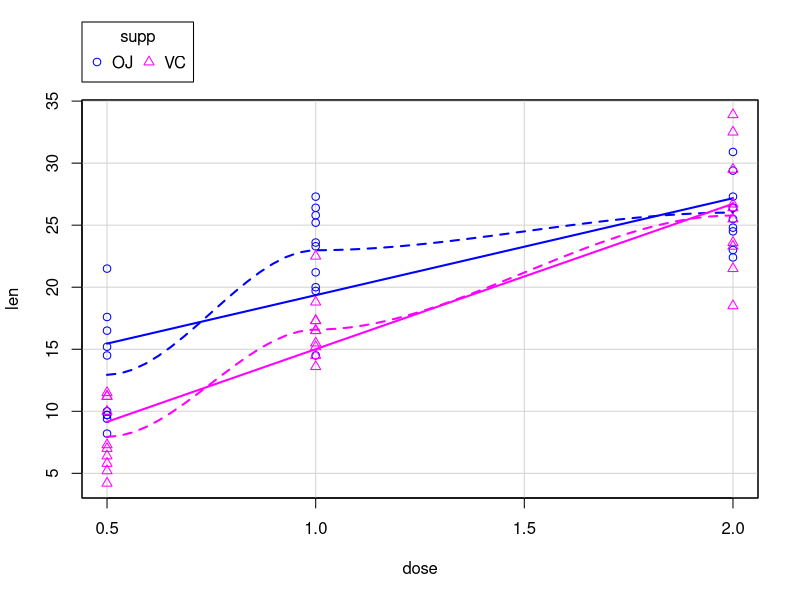
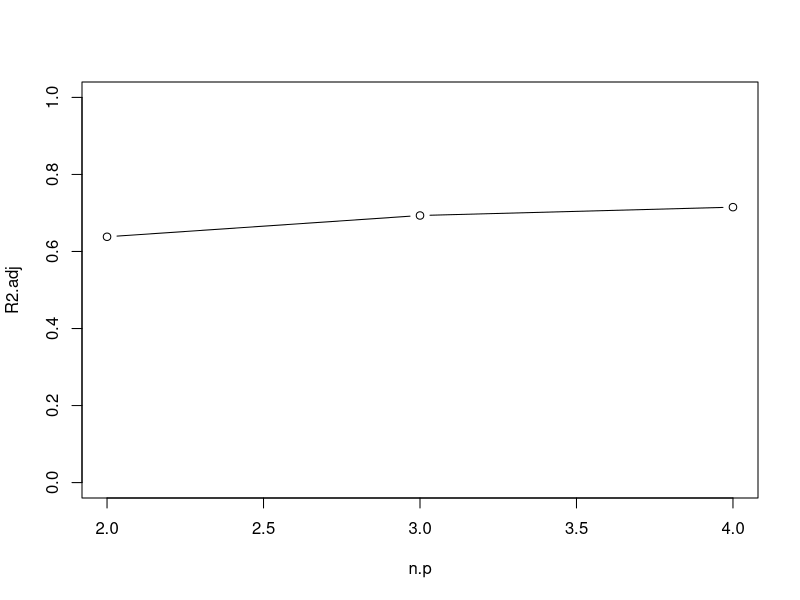
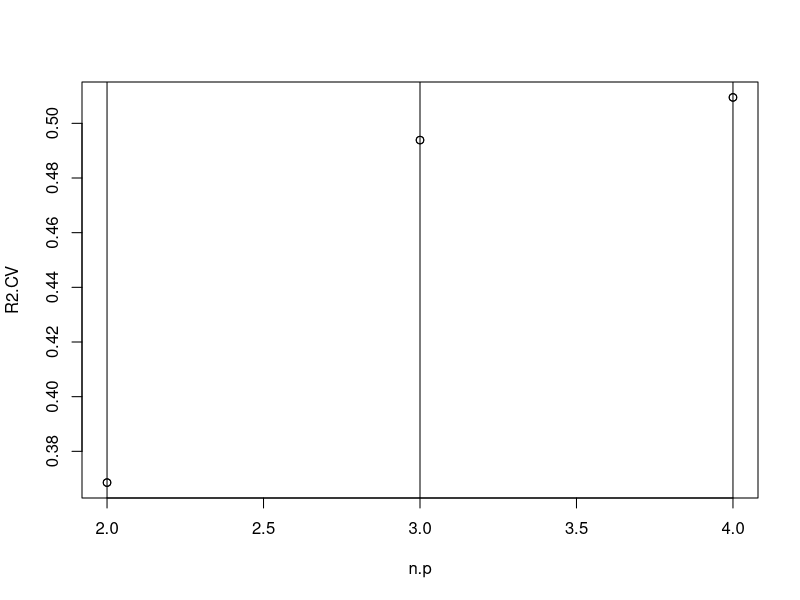

Recreate these plots in R, in order.
# Midterm 2 (Practive). Spring 18.
# PSYCH 205 UC Berkeley
# Theunissen 

# -----------------------
# Name: YOUR NAME HERE
# SSID: YOUR SSID HERE
# -----------------------

# The quiz is open everything: book, internet, tutorials, etc.
# Upon completion of the exam, please upload your script to bCourses.

# Load the car library
library(car)

# EXERCISE 1
# ------------------------------------------------------------------------------
# We will be working with the ToothGrowth dataset. This dataset contains the length of
# the teeth of Guinea Pigs versus the dose of vitamin C. The vitamin C is delivered
# as orange juice (OJ) or ascorbic acid (VC). 


?ToothGrowth  # For additional information on the ToothGrowth dataset
ToothGrowth  # Print dataframe to the console

# You want to investigate how vitamin c (dose and delivery method) affect lenght. 
# In other words, len is your response variable and supp and dose are the predictors.

# Exercise 1. (1 point).  Visualize the data. Use the scatterplot command to
# make a scatterplot of the data with one line for each of the delivery methods. Perform a two-way anova (with interaction) to evaluate 
# What is the sample size?

scatterplot(len~dose|supp, data=ToothGrowth)
(nvals <- nrow(ToothGrowth))

# Exercise 2. (2 points).  Test the predictive power of three nested models that correspond
# to a single line, two lines with different intercepts and two lines with different intercepts and slopes.
# Type in the commands to make these models and using the summary() command comment on the results.  
# You comments should address both the values of the model coefficients and of the measures of goodness of fit.
# Type in your comments as "comments" in this R script below the R commands.

mod.1line <- lm(len ~ dose, data=ToothGrowth)
mod.2plines <- lm(len ~ dose + supp, data=ToothGrowth)
mod.2lines <- lm(len ~ dose*supp, data=ToothGrowth)

(mod.1line.sum <- summary(mod.1line))
(mod.2plines.sum <- summary(mod.2plines))
(mod.2lines.sum <- summary(mod.2lines))

# Increase the dose of vitamin C increases the lenght of teeth since
# the slope is positive and significant.

# Exercise 3. (1 point).  How many parameters are there in each of the three models?
# Make a line plot of model parameters versus R2adj. You can get R2adj from
# the summary commands.

# 2,3,4

n.p <- c(2,3,4)
R2.adj <- c(mod.1line.sum$adj.r.squared, mod.2plines.sum$adj.r.squared, mod.2lines.sum$adj.r.squared)
plot(n.p, R2.adj, type = "b", ylim = c(0.0, 1.0))
# plot(n.p, R2.adj, type = "b")

# Exercise 4. (2 points).  Calculate the R2, R2 adj, F and p value for the full model "by hand".
# Make sure that the results match those you obtained from the summary command.

k1 <- 1;
k2 <- length(mod.2lines$coefficients)
n <- length(mod.2lines$fitted.values)
sserror <- sum(mod.2lines$residual^2)
mean.len <- mean(mod.2lines$model$len)
sstotal <- sum((mod.2lines$model$len - mean.len)^2)

(adj.rsquare <- 1 - (sserror/(n-k2))/(sstotal/(n-k1)))

(dfmodel <- k2-k1)
(dferror <- n-k2)
(fvalue <- ((sstotal-sserror)/dfmodel)/(sserror/dferror))

# This will return the probability
pf(fvalue, dfmodel, dferror, lower.tail = FALSE)


# Exercise 5. (2 points).  Using 10 fold cross-validation estimate the cross-validated
# R2 for the three models.  Make a plot of average R2CV versus number of parameters.

nCV <- 10
Rvals.CV.1line <- numeric(nCV)
Rvals.CV.2plines <- numeric(nCV)
Rvals.CV.2lines <- numeric(nCV)

folds <- cut(sample(nvals),breaks=nCV,labels=FALSE)

#Perform n.folds fold cross validation
for(i in 1:nCV){
    #Segement your data by fold using the which() function 
    testIndexes <- which(folds==i,arr.ind=TRUE)
    testData <- ToothGrowth[testIndexes, ]
    trainData <- ToothGrowth[-testIndexes, ]
    
    # The three models
    mod.1line.CV <- lm(len ~ dose, data=trainData)
    mod.2plines.CV <- lm(len ~ dose + supp, data=trainData)
    mod.2lines.CV <- lm(len ~ dose*supp, data=trainData)
    
    # Get predictions
    pred.1line <- predict(mod.1line.CV, newdata = testData)
    pred.2plines <- predict(mod.2plines.CV, newdata = testData)
    pred.2lines <- predict(mod.2lines.CV, newdata = testData)
    mean.cv <- mean(testData$len)

    # Calculate R2
    sstotal <- sum((testData$len - mean.cv)^2)
    sserror.1line <- sum((testData$len - pred.1line)^2)
    sserror.2plines <- sum((testData$len - pred.2plines)^2)
    sserror.2lines <- sum((testData$len - pred.2lines)^2)
    
    Rvals.CV.1line[i] <- (sstotal-sserror.1line)/sstotal
    Rvals.CV.2plines[i] <- (sstotal-sserror.2plines)/sstotal
    Rvals.CV.2lines[i] <- (sstotal-sserror.2lines)/sstotal
}

R2.CV <- c( mean(Rvals.CV.1line), mean(Rvals.CV.2plines), mean(Rvals.CV.2lines) ) 
R2.CV.SE <- c( sd(Rvals.CV.1line)/sqrt(nCV), sd(Rvals.CV.2plines)/sqrt(nCV), mean(Rvals.CV.2lines)/sqrt(nCV) ) 
plot(n.p, R2.CV)

library(Hmisc)
errbar(n.p, R2.CV, R2.CV+R2.CV.SE, R2.CV-R2.CV.SE, add=T, pch=1, cap=.1)


# Exercise 6. (2 points).  First, use the appropriate classical commands to statiscally compare the single line model to
# the full model. Second, using the results of the cross-validation in 5, determined whether you would reach the same conclusion. 
# For example compare the mean R2cv plus or minus two standard errors to assess whether one is significantly
# better.

anova(mod.1line, mod.2lines)

print(sprintf('Rcv 1 Line %.3f +- %.3f', mean(Rvals.CV.1line), 2.0*sd(Rvals.CV.1line)/sqrt(nCV) ))
print(sprintf('Rcv 1 Line %.3f +- %.3f', mean(Rvals.CV.2lines), 2.0*sd(Rvals.CV.2lines)/sqrt(nCV) ))

# I notice that the cross-validated R2 are lower and that the estimates
# overlap.  Altought the classical statistical test tells me that the full model
# is better than the 1 line model, cross validation fails to find a significant difference.
# This could be in part due to the effect of uneven sample sizes.

# Don't forget to eat your fruits and vegetables!
